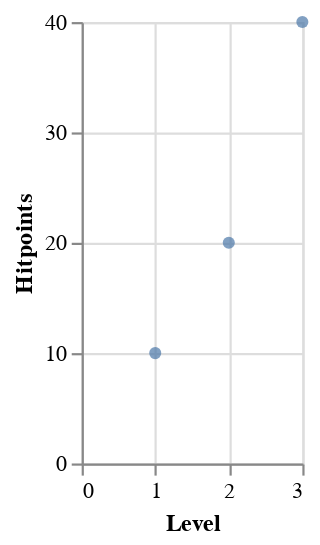

The code cell stored with this chart in its notebook:
### Markdown cell above
## Charting Using Vega

The `jupyter-xeus/xeus-sqlite` kernel also bundles Vega charting components.

Vega charts can be generated by piping the result of a SQL query into a Vega line magic command.

### Code cell
%XVEGA_PLOT
    X_FIELD Level
    Y_FIELD Hitpoints
    MARK circle
    WIDTH 100
    HEIGHT 200
    <>
    SELECT Level, Hitpoints FROM players

### Figure 1 — Vega-Lite specification as saved in the notebook (floating-point values rounded to 4 significant figures)
{"$schema": "https://vega.github.io/schema/vega-lite/v4.json", "config": {"axis": {"grid": true}}, "data": {"values": [{"Hitpoints": "name", "Level": "name"}, {"Hitpoints": "40", "Level": "3"}, {"Hitpoints": "20", "Level": "2"}, {"Hitpoints": "10", "Level": "1"}]}, "encoding": {"x": {"field": "Level", "type": "quantitative"}, "y": {"field": "Hitpoints", "type": "quantitative"}}, "height": 200, "mark": {"type": "circle"}, "width": 100}
